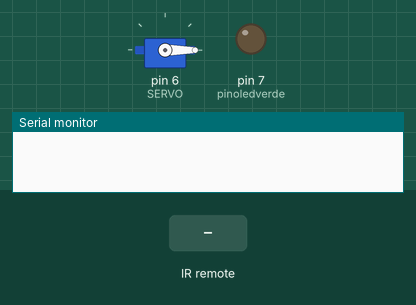
Simulated run of this sketch. Board: Arduino Uno, built with avr-gcc and run on an emulated ATmega328P. Parts: servo, output pins drawn as LEDs (lit = HIGH), the last lines printed to the serial monitor. The test bench sets the inputs (shaded band).

Above: at 1.2 s.
1.3 s: infrared code 0xFFFFFFFF received
At 3.4 s:
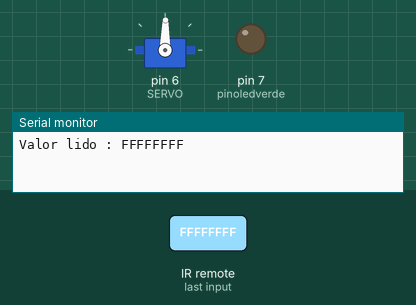
4.3 s: infrared code 0xFFFFFFFF received
7.3 s: infrared code 0xFD30CF received
At 9.9 s:
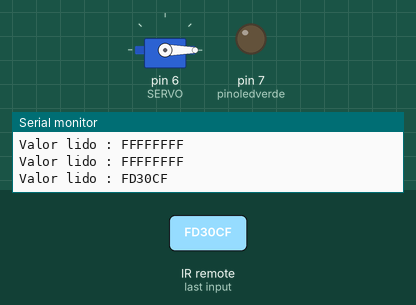
10.3 s: infrared code 0xFF10EF received
At 11.4 s:
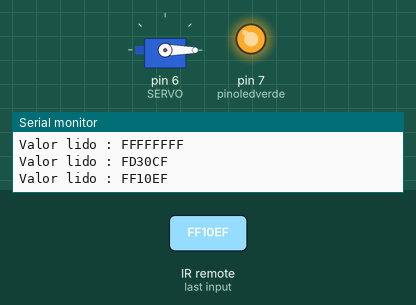
Timing chart, 0 to 12.8 s (numbered marks = the images above; inputs shaded):
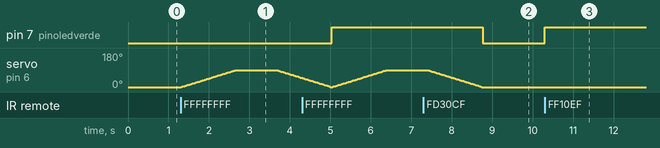

Measured:
- after the input at 1.3 s, servo on pin 6 (SERVO): rises from 0° to 90° in 2.3 s, then falls to 48° in 0.63 s
- after the input at 7.3 s, pin 7 (pinoledverde): HIGH → LOW after 1.5 s
- after the input at 10.3 s, pin 7 (pinoledverde): LOW → HIGH at once

The sketch:

IR_Servo.ino
```cpp
#include <IRremote.h>
#include <Servo.h>

Servo s; // Variável Servo
int pos; // Posição Servo
#define SERVO 6 // Porta Digital 6 PWM

int RECV_PIN = 5;
float armazenavalor;
int pinoledvermelho = 5;
int pinoledverde = 7;

IRrecv irrecv(RECV_PIN);
decode_results results;

void ServoMotor() {

  for (pos = 0; pos < 90; pos++)
  {
    s.write(pos);
    delay(15);
  }
  delay(1000);
  for (pos = 90; pos >= 0; pos--)
  {
    s.write(pos);
    delay(15);
  }

}

void setup()
{
  pinMode(pinoledvermelho, OUTPUT);
  pinMode(pinoledverde, OUTPUT);
  Serial.begin(9600);
  irrecv.enableIRIn(); // Inicializa o receptor IR
  s.attach(SERVO);
  s.write(0);
}

void loop()
{
  if (irrecv.decode(&results))
  {
    Serial.print("Valor lido : ");
    Serial.println(results.value, HEX);
    armazenavalor = (results.value);
    if (armazenavalor == 0xFFFFFFFF) //Verifica se a tecla 1 foi acionada
    {
      ServoMotor();
      digitalWrite(pinoledverde, HIGH);  //Acende o led vermelho
    }
    if (armazenavalor == 0xFD30CF) //Verifica se a tecla 2 foi acionada
    {
      digitalWrite(pinoledverde, LOW); //Apaga o led vermelho
    }
    if (armazenavalor == 0xFF10EF) //Verifica se a tecla 4 foi acionada
    {
      digitalWrite(pinoledverde, HIGH); //Acende o led verde
    }
    if (armazenavalor == 0xFF38C7) //Verifica se a tecla 5 foi acionada
    {
      digitalWrite(pinoledverde, HIGH); //Apaga o led verde
    }
    if (armazenavalor == 0xFF52AD) //Verifica se a tecla 9 foi acionada
    {
      digitalWrite(pinoledverde, HIGH); //Apaga todos os leds
      digitalWrite(pinoledverde, HIGH);
    }
  irrecv.resume(); //Le o próximo valor
  }
}
```
